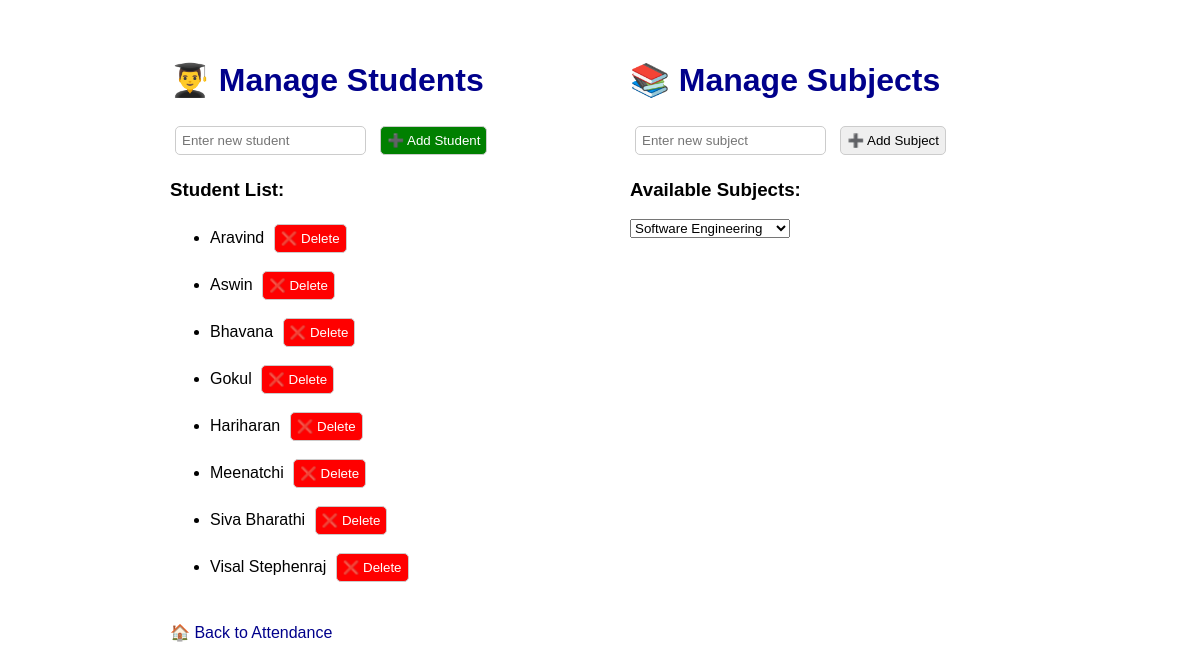
/students, run on the app's committed database.
### attendance_app.py (models this page shows)
class Student(db.Model):
    id = db.Column(db.Integer, primary_key=True)
    name = db.Column(db.String(100), unique=True, nullable=False)

### attendance_app.py (the view, shortened to what this page needs)
@app.route("/students", methods=["GET", "POST"])
def manage_students():
    success_message = None
    student_message = None
    subject_message = None
    student_message = request.args.get("student_message")
    subject_message = request.args.get("subject_message")
    students = Student.query.all()
    return render_template("students.html", students=students, courses=courses, student_message=student_message, subject_message=subject_message)

### templates/students.html (shortened to what this page needs)
<!DOCTYPE html>
<html>
<head>
</head>
<body>
    <div style="display: flex; justify-content: center; align-items: flex-start; gap: 60px; margin-top: 40px;">
        <div style="width: 400px;">
            <h1>👨‍🎓 Manage Students</h1>
            <form method="POST">
                <input type="text" name="add_student" placeholder="Enter new student" required>
                <button type="submit" class="add">➕ Add Student</button>
            </form>
            <h3>Student List:</h3>
            <ul>
                {% for s in students %}
                <li>
                    {{ s.name }}
                    <form method="POST" style="display:inline;">
                        <button type="submit" class="delete">❌ Delete</button>
                    </form>
                </li>
                {% endfor %}
            </ul>
            <a href="{{ url_for('home') }}">🏠 Back to Attendance</a>
        </div>
        <div style="width: 400px;">
            <h1>📚 Manage Subjects</h1>
            <form method="POST">
                <input type="text" name="course_name" placeholder="Enter new subject" required>
                <button type="submit">➕ Add Subject</button>
            </form>
            <h3>Available Subjects:</h3>
            {% if courses %}
                <select name="course">
                    {% for c in courses %}
                        <option value="{{ c }}">{{ c }}</option>
                    {% endfor %}
                </select>
            {% else %}
                <p>No subjects added yet.</p>
            {% endif %}
        </div>
    </div>
</body>
</html>

### templates/students.html (style rules this page uses)
body { font-family: Arial; margin: 20px; }
h1 { color: darkblue; }
ul { margin-top: 15px; }
li { margin: 8px 0; }
input, button { padding: 6px; margin: 5px; border-radius: 5px; border: 1px solid #ccc; }
button { cursor: pointer; }
.delete { background: red; color: white; }
.add { background: green; color: white; }
a { text-decoration: none; color: darkblue; margin-top: 20px; display: inline-block; }

### data on the page
Student: name "Aravind"
Student: name "Aswin"
Student: name "Bhavana"
Student: name "Gokul"
Student: name "Hariharan"
Student: name "Meenatchi"
Student: name "Siva Bharathi"
Student: name "Visal Stephenraj"

### other printed values
form field course "Software Engineering"
